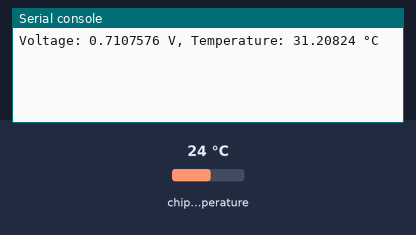
Simulated run of this program. Board: Raspberry Pi Pico running MicroPython. On the bench: the last lines printed to the serial console. The inputs (shaded band) are chosen by the test bench; at power-on: chip temperature 24 °C.

Above: at 1.2 s.
1.3 s: chip temperature set to 1 °C
At 2.4 s:
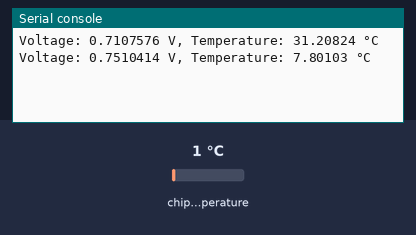
4.0 s: chip temperature set to 11 °C
At 5.1 s:
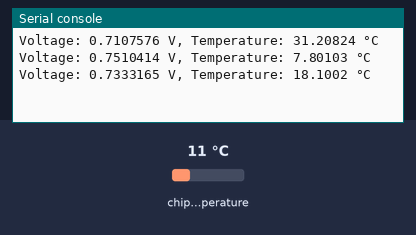
Timing chart, 0 to 7.0 s (numbered marks = the images above; inputs shaded):
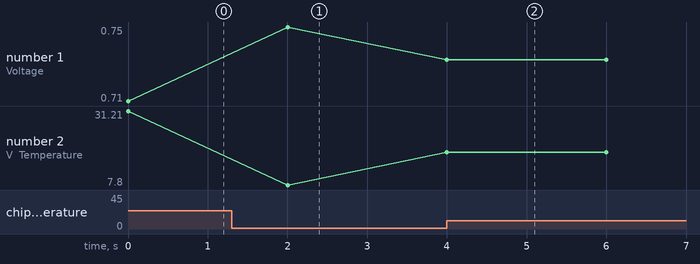

Measured:
- after the input at 1.3 s, the serial console: prints a new line after 0.70 s (image 1)
- after the input at 4.0 s, the serial console: prints a new line at once (image 2)
- plotted number 1: 0.71 → 0.75 after the input at 1.3 s, 0.75 → 0.73 after the input at 4.0 s
- plotted number 2: 31.21 → 7.8 after the input at 1.3 s, 7.8 → 18.1 after the input at 4.0 s

The program:

temperature_sensor.py
```python
from machine import ADC
from time import sleep

temp_sensor = ADC(4)

# 3.3 V = referenční napětí, 65535 = největší číslo, které můžeme uložit do 16 bytů
conversion_factor = 3.3 / 65535

while True:
    reading = temp_sensor.read_u16() * conversion_factor
    temperature = 27 - (reading - 0.718 ) / 0.001721
    print("Voltage: " + str(reading) + " V, Temperature: " + str(temperature) + " °C")
    sleep(2)
```
